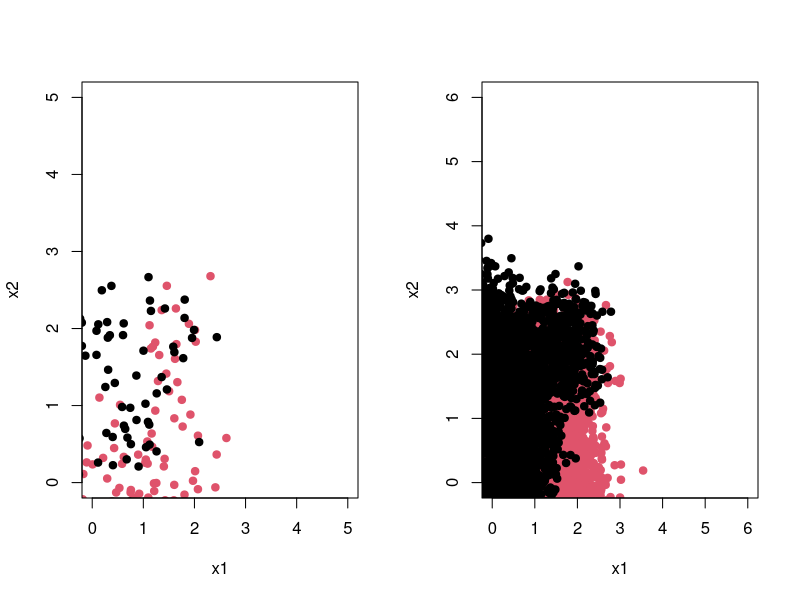
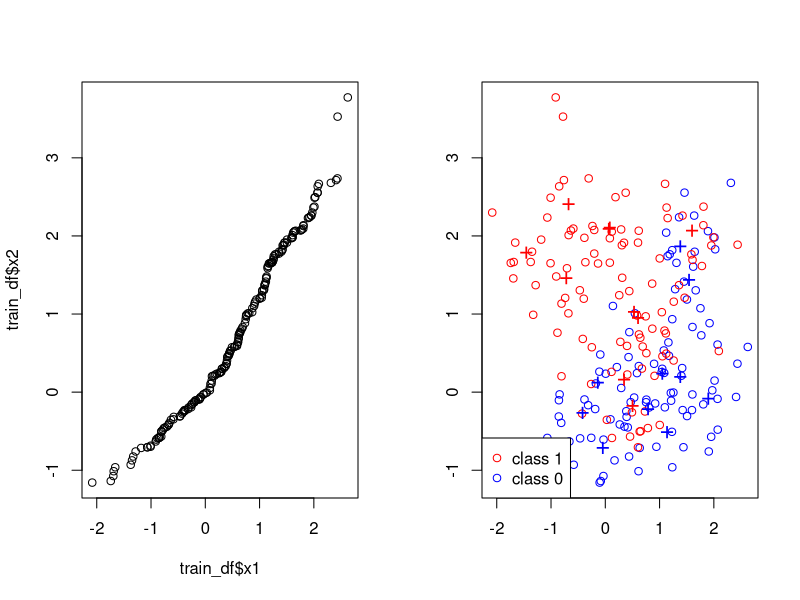
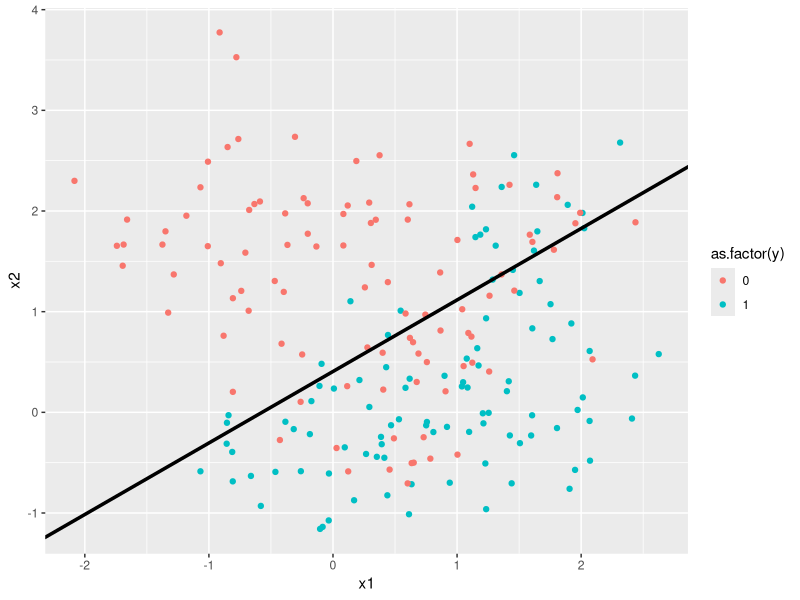
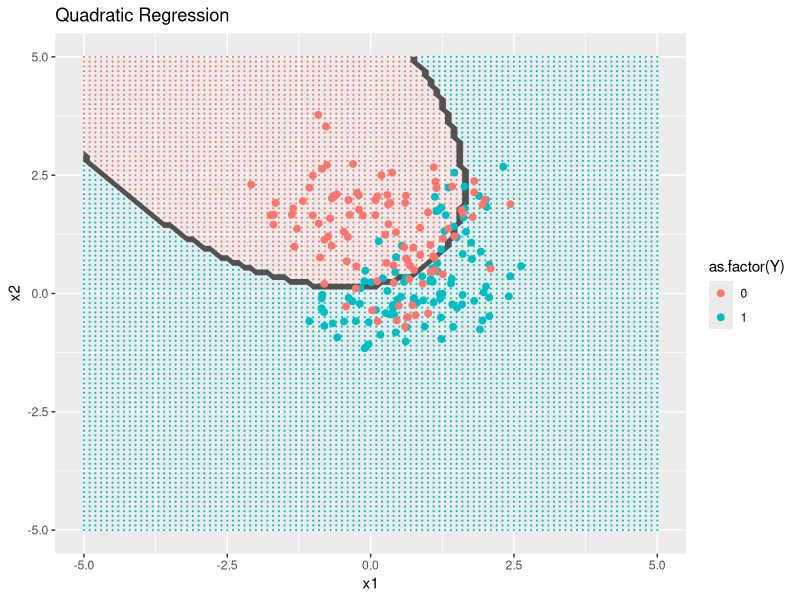

Write R code to recreate these figures, in order. (Note: this script raises an error after producing the figures.)
## ---- chunk 1
options(scipen = 1, digits = 4, width = 80, fig.align = "center")
library(class)
library(ggplot2)
## ---- chunk 2
# fill the following result during 20 simulation run
linearTestErr = data.frame(method = rep("linear",20), set = rep("test", 20), errorRate = rep(0, 20)  )
linearTrainErr = data.frame(method = rep("linear",20), set = rep("train", 20), errorRate = rep(0, 20)  )

quadTestErr = data.frame(method = rep("quadratic",20), set = rep("test", 20), errorRate = rep(0, 20)  )
quadTrainErr = data.frame(method = rep("quadratic",20), set = rep("train", 20), errorRate = rep(0, 20)  )

knnTestErr = data.frame(method = rep("KNN",20), set = rep("test", 20), errorRate = rep(0, 20)  )
knnTrainErr = data.frame(method = rep("KNN",20), set = rep("train", 20), errorRate = rep(0, 20)  )

bayesTestErr = data.frame(method = rep("bayesRule",20), set = rep("test", 20), errorRate = rep(0, 20)  )
bayesTrainErr = data.frame(method = rep("bayesRule",20), set = rep("train", 20), errorRate = rep(0, 20)  )

KNNCvBestK = rep(0, 20)

## ---- chunk 3
set.seed(8742)
centers = 10; # number of centers
p = 2;      
sd = 1;  # sd for generating the centers within each class
m1 = matrix(rnorm(centers*p), centers, p)*sd + cbind( rep(1,centers), rep(0,centers));
m0 = matrix(rnorm(centers*p), centers, p)*sd + cbind( rep(0,centers), rep(1,centers));

## ---- chunk 4
generate_sim_data= function(centers = 10, n = 100, p = 2, sd = sqrt(1/5) ) {
  # Randomly allocate the n samples for class 1  to the 10 clusters
  id1 = sample(1:centers, n, replace = TRUE);
  # Randomly allocate the n samples for class 1 to the 10 clusters
  id0 = sample(1:centers, n, replace = TRUE);  
  matrix(rnorm(2*n*p), 2*n, p)*sd + rbind(m1[id1,], m0[id0,])
}
## ---- chunk 5
n = 100
train_data = generate_sim_data()
cl_train = factor(c(rep(1,n), rep(0,n)))
train_df = data.frame(train_data)
train_df$y = c(c(rep(1,n), rep(0,n)))
colnames(train_df) = c("x1","x2","y")
## ---- chunk 6
N = 5000
test_data = generate_sim_data(n = N)
cl_test = factor(c(rep(1,N), rep(0,N)))
test_df = data.frame(test_data)
test_df$y = cl_test
colnames(test_df) = c("x1","x2","y")
## ---- chunk 7
par(mfrow = c(1,2))
plot(x2 ~ x1, col = cl_train, data = train_df,
     ylim = c(0, 5), xlim = c(0, 5), pch = 20, cex = 1.5)
plot(x2 ~ x1, col = cl_test, data = test_df,
     ylim = c(0, 6), xlim = c(0, 6), pch = 20, cex = 1.5)
qqplot(train_df$x1,train_df$x2,plot.it = TRUE)
## ---- chunk 8
plot(train_data[, 1], train_data[, 2], type = "n", xlab = "", ylab = "")

points(train_data[1:n, 1], train_data[1:n, 2], col = "blue");
points(train_data[(n+1):(2*n), 1], train_data[(n+1):(2*n), 2], col="red"); 

points(m1[1:10, 1], m1[1:10, 2], pch="+", cex=1.5, col="blue");    
points(m0[1:10, 1], m0[1:10, 2], pch="+", cex=1.5, col="red");   

legend("bottomleft", pch = c(1,1), col = c("red", "blue"), 
       legend = c("class 1", "class 0"))
## ---- chunk 9
lm_fit = lm(y ~ ., data = train_df)
lm_pred_cl_train = as.numeric(lm_fit$fitted > 0.5)
paste("Train Error with Linear Regression Model:",mean(train_df$y != lm_pred_cl_train))
paste("Test Error with Linear Regression Model:",round(mean(ifelse(predict(lm_fit, newdata = test_df, interval = "prediction") > 0.5, 1, 0) != test_df$y),4))
## ---- chunk 10
ggplot(data = train_df, aes(x = x1, y = x2, color = as.factor(y))) + 
    geom_point() + geom_abline(slope = -lm_fit$coefficients[2]/lm_fit$coefficients[3], 
    intercept = (0.5 - lm_fit$coefficients[1])/lm_fit$coefficients[3], 
    size = 1.2)
## ---- chunk 11
quad_fit = lm(y ~ x1 + x2 + I(x1*x2) + I(x1^2) + I(x2^2), data = train_df)
lm_pred_cl_train = as.numeric(quad_fit$fitted > 0.5)
paste("Train Error with Quadratic Model:",mean(train_df$y != lm_pred_cl_train))
paste("Test Error with Quadratic Model:",round(mean(ifelse(predict(quad_fit, newdata = test_df, interval = "prediction") > 0.5, 1, 0) != test_df$y),4))
## ---- chunk 12
# create a grid of points to be predicted by quad regression
X1 = seq(-5, 5, 0.1)
X2 = seq(-5, 5, 0.1)
X = expand.grid(x1 = X1, x2 = X2)
Y = ifelse(predict(quad_fit, newdata = X) > 0.5, 1, 0)

# plot the area
ggplot(data = X ) +
  geom_point(aes(x = x1, y = x2, color = as.factor(Y)), size = 0.1) +
  geom_contour(aes(x = x1, y = x2, z = Y), color = "grey32", inherit.aes = FALSE) +
  geom_point(data = train_df, aes(x = x1, y = x2, color = as.factor(y)), size = 2) +
  ggtitle("Quadratic Regression ")
  


## ---- chunk 13
set.seed(8742)
dataSet = rbind(train_df,test_df)
dataSet = dataSet[sample(nrow(train_df)),]
foldNum = 10
cvKNNAveErrorRate=function(K,dataSet,foldSize,foldNum) {
  error = 0
  for (runId in 1:foldNum) {
      testSetIndex = ((runId - 1) * foldSize + 1):(ifelse(runId == 
          foldNum, nrow(dataSet), runId * foldSize))
      trainX = dataSet[-testSetIndex, c("x1", "x2")]
      trainY = as.factor(dataSet[-testSetIndex, ]$y)
      testX = dataSet[testSetIndex, c("x1", "x2")]
      testY = as.factor(dataSet[testSetIndex, ]$y)
      predictY = knn(trainX, testX, trainY, K)
      error = error + sum(predictY != testY)
  }
  error = error/nrow(dataSet)
  error
}

cvKNN = function(dataSet, foldNum) {
    foldSize = floor(nrow(dataSet)/foldNum)
    KVector = seq(1, (nrow(dataSet) - foldSize), 2)
    cvKNNAveErrorRates = sapply(KVector, cvKNNAveErrorRate, dataSet, 
        foldSize, foldNum)
    result = list()
    result$bestK = max(KVector[cvKNNAveErrorRates == min(cvKNNAveErrorRates)])
    bestK_index = which(KVector %in% c(result$bestK))
    result$cvError = cvKNNAveErrorRates[bestK_index]
    result
}

cvKNN(dataSet,foldNum)

## ---- chunk 14
# create a grid of points to be predicted by KNN
X1 = seq(-5, 5, 0.1)
X2 = seq(-5, 5, 0.1)
X = expand.grid(x1 = X1, x2 = X2)
Y = knn(train_df[, c("x1", "x2")], X, train_df[, c("y")] , 13) 

# plot the area
ggplot(data = X ) +
  geom_point(aes(x = x1, y = x2, color = as.factor(Y)), size = 0.1) +
  geom_contour(aes(x = x1, y = x2, z = Y), color = "grey32", inherit.aes = FALSE) +
  geom_point(data = train_df, aes(x = x1, y = x2, color = as.factor(y)), size = 2) +
  ggtitle("KNN with K = 13 ")
  



## ---- chunk 15
# bayes error
mixedModelBayes=function(x){
  sum(exp(-apply((t(m1)-x)^2, 2, sum)*5/2))/sum(exp(-apply((t(m0)-x)^2, 2, sum)*5/2))
}


cl_test_pred_Bayes = apply(test_data, 1, mixedModelBayes)
cl_test_pred_Bayes = as.numeric(cl_test_pred_Bayes > 1);
table(cl_test, cl_test_pred_Bayes); 
test.err.Bayes = sum(cl_test !=  cl_test_pred_Bayes) / (2*N)
print(test.err.Bayes)
## ---- chunk 16

# consolidate all results
finalErr = rbind(linearTestErr, linearTrainErr, quadTestErr, quadTrainErr, knnTestErr, knnTrainErr, bayesTestErr, bayesTrainErr)

# randomly assign some error for visualization testing
# comment this out when real data is available
finalErr$errorRate = runif(nrow(finalErr), min = 0.01, max = 0.9)

# plot boxplot
ggplot(finalErr, aes(x = method, y = errorRate, fill = set)) +
  geom_boxplot() +
  ggtitle("Repeat simulation 20 times and compare the performance for all methods ")
## ---- chunk 17

# randomly assign best K for visualization testing
# comment this out when real data is available
KNNCvBestK = floor(runif(length(KNNCvBestK), min = 1, max = 100))

bestK_df = data.frame(simulation = seq(1,20,1), K = KNNCvBestK)

# plot barplot for 20 best K
ggplot(bestK_df, aes(x = simulation, y = K)) +
  geom_bar(stat = "identity") +
  ggtitle("best K selected by 10 fold cross validation for KNN ")



## ---- chunk 18
mean(KNNCvBestK)

## ---- chunk 19
sd(KNNCvBestK)
